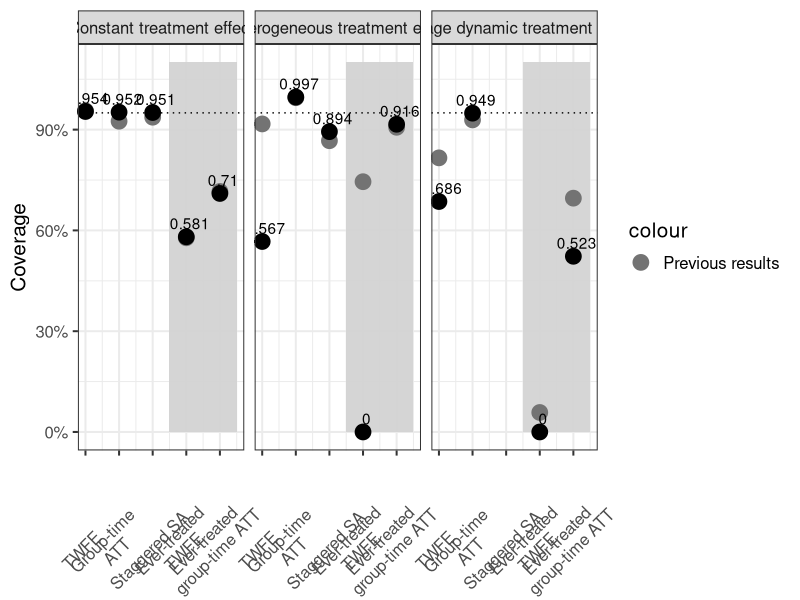
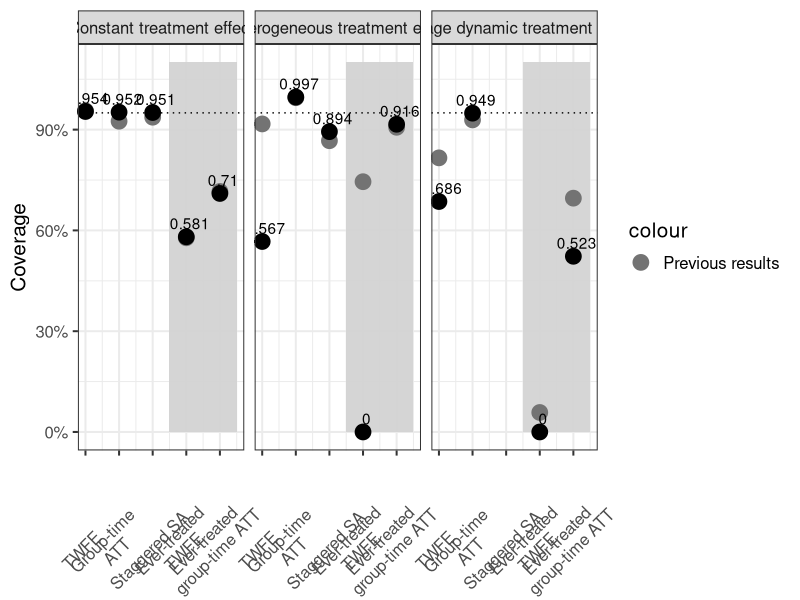

Write the R code that produced these figures, in order.
library(tidyverse)
library(ggrepel)
library(magrittr)
library(forcats)
library(patchwork)

results_df_summary <- read_csv("./results/twfe_sim_results_extended_followup_summary_PTB_n1000_ext_05092022.csv")
results_df_summary_compare <- read_csv("./results/twfe_sim_results_summary_PTB_n1000_05022022.csv")


table(results_df_summary$parameter)
#CTE, many DTE and HTE

table(results_df_summary$method)

results_df_summary %<>% 
  mutate(method2 = fct_relevel(method, c("TWFE", "group.time.ATT", "staggered.SA", "stacked.regression",
                                         "TWFE.ever.adopted", "group.time.ATT.ever.adopted")),
         method3 = case_when(method == "TWFE" ~ 1, 
                             method == "group.time.ATT" ~ 2, 
                             method == "staggered.SA" ~ 3, 
                             #method == "stacked.regression" ~ 4, 
                             method ==  "TWFE.ever.adopted" ~ 4, 
                             method == "group.time.ATT.ever.adopted" ~ 5))

results_df_summary_compare %<>% 
  mutate(method2 = fct_relevel(method, c("TWFE", "group.time.ATT", "staggered.SA", "stacked.regression",
                                         "TWFE.ever.adopted", "group.time.ATT.ever.adopted")),
         method3 = case_when(method == "TWFE" ~ 1, 
                             method == "group.time.ATT" ~ 2, 
                             method == "staggered.SA" ~ 3, 
                             #method == "stacked.regression" ~ 4, 
                             method ==  "TWFE.ever.adopted" ~ 4, 
                             method == "group.time.ATT.ever.adopted" ~ 5))


#check that the reorder worked:
table(results_df_summary$method2)

#start with the non-dynamic plots
results2 <- results_df_summary %>% 
  filter(parameter %in% c("CTE","HTE","DTE.avg")) %>%
  mutate(parameter2 = fct_relevel(parameter, "CTE", "HTE", "DTE.avg"))

results2_compare <- results_df_summary_compare %>% 
  filter(parameter %in% c("CTE","HTE","DTE.avg")) %>%
  mutate(parameter2 = fct_relevel(parameter, "CTE", "HTE", "DTE.avg"))

table(results2$parameter2)

# plot results 
facet_labels <- c(CTE = "Constant treatment effect", HTE = "Heterogeneous treatment effect", DTE.avg = "Average dynamic treatment effect")

p1 <- ggplot(results2, aes(x = method3, y = coverage)) + 
  geom_rect(aes(xmin = 3.5, xmax = 5.5, ymin = 0.0, ymax = 1.1),
            fill = "lightgrey", alpha = 0.5) +
  geom_point(data = results2_compare, aes(col = "Previous results"), size = 5) + 
  geom_point(size=5) + #color = method
  geom_text(aes(label = coverage), position = position_nudge(x = 0.1, y = 0.04)) + 
  theme_bw(base_size = 15) + 
  facet_wrap(~parameter2, labeller = labeller(parameter2 = facet_labels)) + 
  geom_hline(aes(yintercept=0.95), linetype=3) + 
  labs(x = "", y = "Coverage") + 
  scale_x_continuous(breaks = c(1:5), labels=c("TWFE", "Group-time \nATT", 
                                               "Staggered SA", "Ever-treated \nTWFE",
                                               "Ever-treated \ngroup-time ATT")) +
  theme(axis.text.x=element_text(angle = 45, vjust = 0.1)) + #angle = 45) 
  #theme(legend.position = "none") +
  scale_y_continuous(labels = scales::percent) +
  scale_color_manual(values = "#737373")
#coord_flip()
#+ 
#scale_color_manual(values=c("#9e0142", "#66c2a5", "#4393c3","#e34a33"))

p1
#ggsave(p1, file="/Users/danagoin/Documents/Research projects/TWFE/results/twfe_sim_coverage_PTB.pdf", width=10)
ggsave(p1, file="../TWFE-simulation/results/twfe_sim_coverage_PTB_n1000_ext.png", 
       width=15, height = 5, device = "png")

